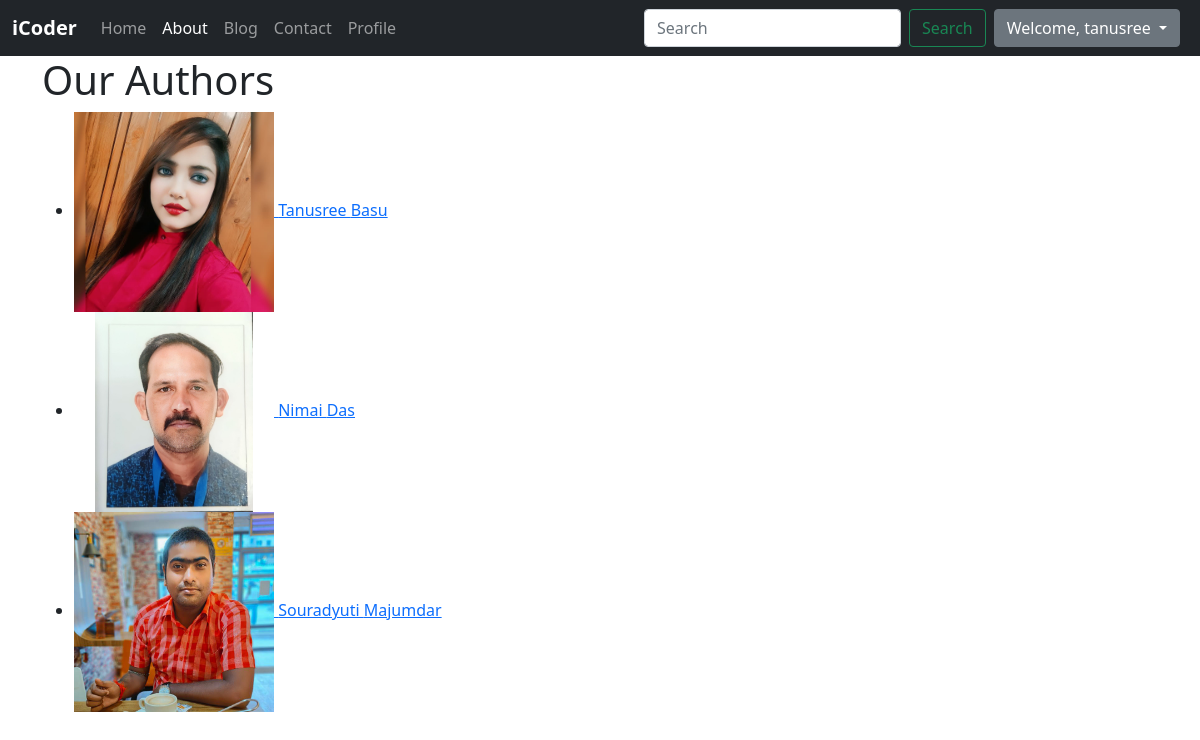
The page /about/ (signed in) on the database its author committed.
### home/models.py (models this page shows, shortened)
class UserProfile(models.Model):  # Corrected the class name
    GENDER_CHOICES = [
        ('M', 'Male'),
        ('F', 'Female'),
        ('O', 'Other'),
    ]
    user = models.OneToOneField(User, on_delete=models.CASCADE)
    user_img = models.ImageField(upload_to='user/', default='user/user.png', blank=True)# Field for user's image
    school = models.CharField(max_length=200)
    college = models.CharField(max_length=200, default="")
    phone = models.CharField(max_length=200, default="")
    address = models.TextField(default="")
    marital_status = models.CharField(max_length=200, default="")
    gender = models.CharField(max_length=1, choices=GENDER_CHOICES, default="")

### home/views.py (the view)
# urls.py: path('about/', about_view, name="about"),
def about_view(request):
    authors =UserProfile.objects.filter(user__in=User.objects.filter(posts__isnull=False)).select_related('user').distinct()
    return render(request, 'home/about.html', {'authors': authors})

### templates/home/about.html (shortened to what this page needs)
{% extends "home/layouts.html" %}
{% block aboutblock %}
active
{% endblock aboutblock %}
{% block body %}
<div class="container">
    <h1>Our Authors</h1>
    <ul>
        {% for author in authors %}
            <li> <a href="{% url 'author_detail' author.id %}">
            <img src="{{ author.user_img.url }}" style="object-fit:contain;" alt="{{ author.username }}" width="200" height="200" srcset="">    {{ author.user.first_name }} {{ author.user.last_name }}</a>
        </li>
        {% endfor %}
    </ul>
</div>
{% endblock body %}

### templates/home/layouts.html (shortened to what this page needs)
<!doctype html>
<html lang="en">
  <head>
    <link href="https://cdn.jsdelivr.net/npm/bootstrap@5.0.2/dist/css/bootstrap.min.css" rel="stylesheet">
  </head>
  <body>
    <nav class="navbar navbar-expand-lg navbar-dark bg-dark">
      <div class="container-fluid">
        <a class="navbar-brand fw-bold" href="#">iCoder</a>
        <div class="collapse navbar-collapse" id="navbarSupportedContent">
          <ul class="navbar-nav mr-2 ">
            <li class="nav-item">
              <a class="nav-link {% block homeblock %}
              {% endblock homeblock %}" aria-current="page" href="{% url "home" %}">Home</a>
            </li>
            <li class="nav-item">
              <a class="nav-link {% block aboutblock %}
              {% endblock aboutblock %}" aria-current="page" href="{% url "about" %}">About</a>
            </li>
            <li class="nav-item">
              <a class="nav-link {% block blogactive %}
              {% endblock blogactive %}" aria-current="page" href="{% url "bloghome" %}">Blog</a>
            </li>
            <li class="nav-item">
              <a class="nav-link {% block contactactive %}
              {% endblock contactactive %}" aria-current="page" href="{% url "contact" %}">Contact</a>
            </li>
            {% if request.user.is_authenticated %}
            <li class="nav-item">
              <a class="nav-link {% block profileactive %}
              {% endblock profileactive %}" aria-current="page" href="{% url 'profile'  %}">Profile</a>
            </li>
            {% endif %}
          </ul>
        </div>
          <form class="d-flex ml-auto form-inline">
            <input class="form-control me-2" type="search" placeholder="Search" aria-label="Search">
            <button class="btn btn-outline-success" type="submit">Search</button>
          </form>
          {% if request.user.is_authenticated %}
          <div class="dropdown">
            <button class="btn mx-2 btn-secondary dropdown-toggle" type="button" id="dropdownMenuButton1" data-bs-toggle="dropdown" aria-expanded="false">
            Welcome, {{request.user}}
            </button>
          </div>
            {% endif %}
        </div>
    </nav>
      {% block body %}
      {% endblock body %}
  </body>
</html>

### rows shown on the page
UserProfile: user_img (picture), user.first_name "Tanusree", user.last_name "Basu"
UserProfile: user_img (picture), user.first_name "Nimai", user.last_name "Das"
UserProfile: user_img (picture), user.first_name "Souradyuti", user.last_name "Majumdar"

### other values the page prints
{{ request.user }} "tanusree"
